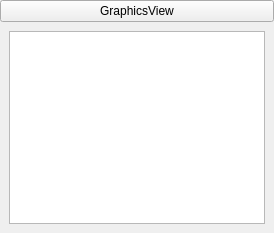
<?xml version="1.0" encoding="UTF-8"?>
<ui version="4.0">
 <class>GGraphicsViewV</class>
 <widget class="QWidget" name="GGraphicsViewV">
  <property name="geometry">
   <rect>
    <x>0</x>
    <y>0</y>
    <width>274</width>
    <height>233</height>
   </rect>
  </property>
  <property name="windowTitle">
   <string>GGraphicsViewV</string>
  </property>
  <layout class="QGridLayout" name="gridLayout">
   <property name="leftMargin">
    <number>0</number>
   </property>
   <property name="topMargin">
    <number>0</number>
   </property>
   <property name="rightMargin">
    <number>0</number>
   </property>
   <property name="bottomMargin">
    <number>0</number>
   </property>
   <property name="spacing">
    <number>0</number>
   </property>
   <item row="2" column="0">
    <widget class="QWidget" name="m_body" native="true">
     <property name="minimumSize">
      <size>
       <width>0</width>
       <height>100</height>
      </size>
     </property>
     <layout class="QGridLayout" name="gridLayout_2">
      <item row="0" column="0">
       <widget class="GGraphicsView" name="m_graphicsView"/>
      </item>
     </layout>
    </widget>
   </item>
   <item row="1" column="0">
    <widget class="QPushButton" name="m_title">
     <property name="cursor">
      <cursorShape>PointingHandCursor</cursorShape>
     </property>
     <property name="text">
      <string>GraphicsView</string>
     </property>
    </widget>
   </item>
  </layout>
 </widget>
 <customwidgets>
  <customwidget>
   <class>GGraphicsView</class>
   <extends>QGraphicsView</extends>
   <header>GGraphicsView.h</header>
  </customwidget>
 </customwidgets>
 <resources/>
 <connections/>
</ui>
